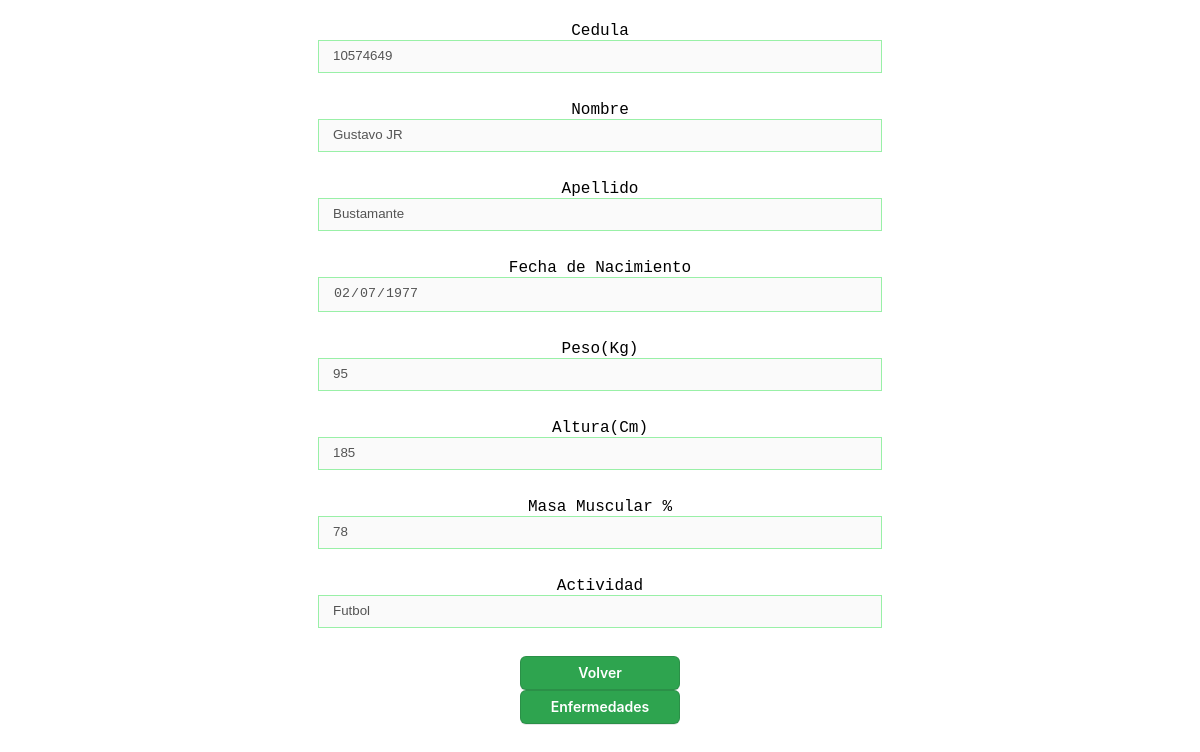
/forms/registros/datos.php?dni=10574649, run on an earlier commit of the app's database.
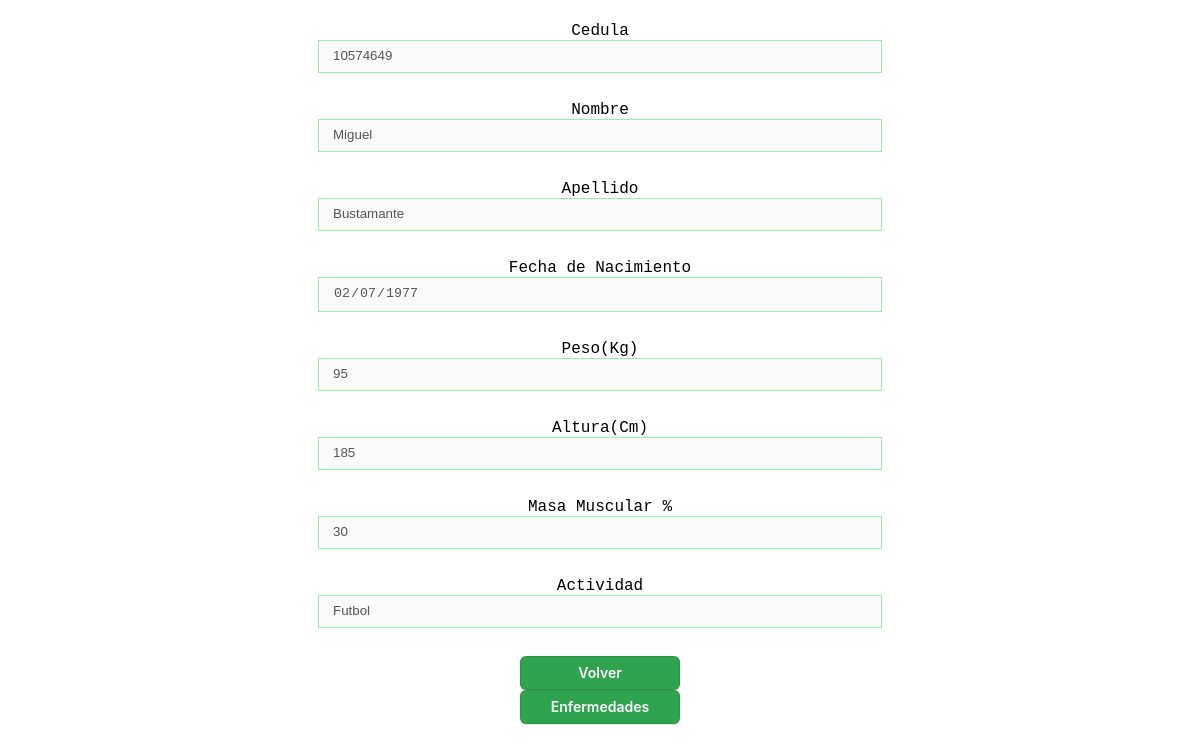
And on a later commit of the database.
### tables this page shows
CREATE TABLE `pacientes` (
  `dni` int NOT NULL,
  `nombre` varchar(30) NOT NULL,
  `Apellido` varchar(30) NOT NULL,
  `fecha_nac` date NOT NULL,
  `peso` smallint NOT NULL,
  `altura` int NOT NULL,
  `masa_muscular` int NOT NULL,
  `actividad_fisica` varchar(45) NOT NULL,
  PRIMARY KEY (`dni`)
);

### forms/registros/datos.php (the view, shortened to what this page needs)
<?php
    require_once("../../database/database.php");
    if(isset($_GET["dni"])){
        $dni = $_GET["dni"];
    }
	$sql = "SELECT * FROM pacientes WHERE dni=:dni";
	$registros1=$conn->prepare($sql);
	$registros1->execute(array(":dni"=>$dni));
	$registros=$registros1->fetchAll();
?>
<!DOCTYPE html>
<html lang="en">
<head>
    <link rel="stylesheet" href="./cusstom.css">
</head>
<body>
    <div class="container">
    <?php foreach ($registros as $key):?>
                <form class="form">
                    <div class="item">
                        <label for="Cedula" class="label">Cedula</label>
                        <input type="number" class="form-control" value="<?php echo $key["dni"] ?>" disabled>
                    </div>
                    <div class="item">
                    <label for="Cedula" class="label">Nombre</label>
                        <input type="text" class="form-control" maxlength="30" value="<?php echo $key["nombre"] ?>" disabled >
                    </div>
                    <div class="item">
                    <label for="Cedula" class="label">Apellido</label>
                        <input type="text" class="form-control" maxlength="30" value="<?php echo $key["Apellido"] ?>" disabled>
                    </div>
                    <div class="item">
                    <label for="Cedula" class="label">Fecha de Nacimiento</label>
                        <input type="date" class="form-control" value="<?php echo $key["fecha_nac"] ?>" disabled>
                    </div>
                    <div class="item">
                    <label for="Cedula" class="label">Peso(Kg)</label>
                        <input type="number" min="30" max="140" class="form-control" value="<?php echo $key["peso"] ?>" disabled>
                    </div>
                    <div class="item">
                    <label for="Cedula" class="label">Altura(Cm)</label>
                        <input type="number" min="80" max="240" class="form-control" value="<?php echo $key["altura"] ?>" disabled>
                    </div>
                    <div class="item">
                    <label for="Cedula" class="label">Masa Muscular %</label>
                        <input type="number" min="05" max="100" class="form-control" value="<?php echo $key["masa_muscular"] ?>" disabled>
                    </div>
                    <div class="item">
                    <label for="Cedula" class="label">Actividad</label>
                        <input type="Text" class="form-control" maxlength="30" value="<?php echo $key["actividad_fisica"] ?>" disabled>
                    </div>
                </form>
                    <div class="item">
                    <a href="../../">
                        <button class="button btn-create">Volver</button>
                    </a>
                    <a href="../../views/enfermedad/enfermedades.php?dni=<?php echo $dni?>">
                        <button class="button btn-create">Enfermedades</button>
                    </a>
                    </div>
                <?php endforeach; ?>
    </div>
</body>
</html>

What changed in the data, as far as the page shows it:
changed pacientes "Bustamante": nombre "Gustavo JR" → "Miguel"; masa_muscular "78" → "30"
